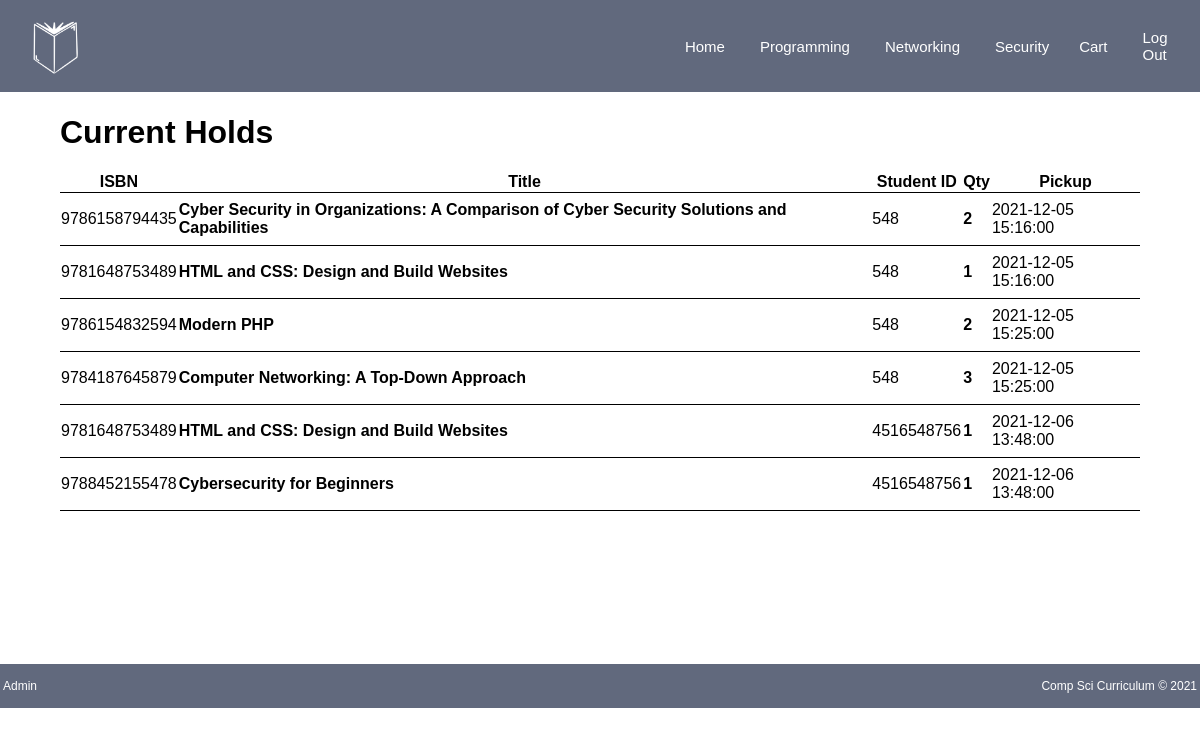
Screenshot of /?action=admin (signed in) with the database file from the repository.
### tables this page shows
CREATE TABLE `holds` (
  `isbn` varchar(13) NOT NULL,
  `title` varchar(100) NOT NULL,
  `stuID` varchar(10) NOT NULL,
  `quantity` int(11) NOT NULL,
  `pickup` datetime NOT NULL
);

### model/accessDB.php (called while the page is built, shortened)
<?php
function getSubjects() {
    global $db;
    $query = 'SELECT DISTINCT subject FROM books';
    $statement = $db->prepare($query);
    $statement->execute();
    $subjects = $statement->fetchAll();
    return $subjects;
}
function getHolds() {
    global $db;
    $query = 'SELECT * from holds';
    $statement = $db->prepare($query);
    $statement->execute();
    $holds = $statement->fetchAll();
    return $holds;
}
?>

### views/holds.php (the view, shortened to what this page needs)
<!DOCTYPE html>
<html lang="en">
<head>
	<link rel="stylesheet" href="./views/global.css">
    <link rel="stylesheet" href="./views/Cart.css">
    <link rel="stylesheet" href="./views/menu.css">
    <link rel="stylesheet" href="https://use.fontawesome.com/releases/v5.7.1/css/all.css"
</head>
<body>
<section id="nav">
    <div class="siteheader">
        <div class="siteheader__section">
            <div class="siteheader__item siteheaderlogo">
                <img src="./imgs/logo.png" style="width:10%">
            </div>
            <div class="siteheader__item siteheader__btn">
                        <a href="?action=menu"><?php echo 'Home'; ?></a>
            </div>
            <?php foreach ($subjects as $subject) : ?>
                <div class="siteheader__item siteheader__btn">
                    <a href="?action=<?php echo $subject['subject']; ?>"><?php echo $subject['subject']; ?></a>
                </div>
            <?php endforeach; ?>
        </div>
        <div class="siteheader__section">
            <div class="siteheader__item siteheader__btn"><a href="?action=cart">Cart</a></div>
            <?php if (!isset($_SESSION['validLogin'])) : ?>
                <a class="siteheader__item siteheader__btn" href="?action=uLogin">Log In</a>
            <?php elseif ($_SESSION['validLogin']) : ?>
                <a class="siteheader__item siteheader__btn" href="?action=uLogout">Log Out</a>
            <?php endif; ?>
        </div>
    </div>
</section>
<div class="container">
    <h1 class="h2">Current Holds</h1>
    <table>
        <thead>
            <tr>
                <th>ISBN</th>
                <th>Title</th>
                <th>Student ID</th>
                <th>Qty</th>
                <th>Pickup</th>
            </tr>
        </thead>
        <?php foreach ($holds as $hold) : ?>
            <tr>
                <td><p><?php echo $hold['isbn']; ?></p></td>
                <td><strong><?php echo $hold['title']; ?></strong></td>
                <td><?php echo $hold['stuID']; ?></td>
                <td><strong><?php echo $hold['quantity']; ?></strong></td>
                <td><?php echo $hold['pickup']; ?></td>
            </tr>
        <?php endforeach; ?>
    </table>
</div>
<footer>
    <p><a href="?action=admin" class="admin">Admin</a></p>
    <p><a href="http://www.omfgdogs.com/#">Comp Sci Curriculum</a> &copy; 2021</p>
</footer>
</body>
</html>

### views/global.css (style rules this page uses)
html,body { padding:0; margin:0; }
* { box-sizing: border-box; direction: ltr; font-family:sans-serif; }
.container { width:90%; margin:auto auto; min-height: 550px; }
.siteheader { padding: 10px; background-color: #61697d; display: flex; justify-content: space-between; }
.siteheader a { text-decoration: none; color: white; }
.siteheader__section { display: flex; align-items: center; }
.siteheader__item { padding: 5px 15px; font-size: 15px; }
.siteheader__item +.siteheader__item { margin-left: 5px; }
.siteheader__btn { cursor: pointer; color: #dadfeb; }
.siteheaderlogo { font-size: 20px; line-height: 0; color: #fff; }
footer { text-align: right; padding: 3px; background-color: #61697d; color: white; font-size: 12px; }
.admin { float: left; }

### views/Cart.css (style rules this page uses)
table { border-collapse: collapse; }
table tr { border-bottom:1px solid black; margin:25px 0; }

### views/menu.css (style rules this page uses)
a { text-decoration: none; color: white; }
.siteheader { padding: 10px; background-color: #61697d; display: flex; justify-content: space-between; }
.siteheader__section { display: flex; align-items: center; }
.siteheader__item { padding: 5px 15px; font-size: 15px; }
.siteheader__item +.siteheader__item { margin-left: 5px; }
.siteheader__btn { cursor: pointer; color: #dadfeb; }
.siteheaderlogo { font-size: 20px; line-height: 0; color: #fff; }

### rows the page displays
holds: isbn "9786158794435", title "Cyber Security in Organizations: A Comparison of Cyber Security Solutions and Capabilities", stuID "548", quantity "2", pickup "2021-12-05 15:16:00"
holds: isbn "9781648753489", title "HTML and CSS: Design and Build Websites", stuID "548", quantity "1", pickup "2021-12-05 15:16:00"
holds: isbn "9786154832594", title "Modern PHP", stuID "548", quantity "2", pickup "2021-12-05 15:25:00"
holds: isbn "9784187645879", title "Computer Networking: A Top-Down Approach", stuID "548", quantity "3", pickup "2021-12-05 15:25:00"
holds: isbn "9781648753489", title "HTML and CSS: Design and Build Websites", stuID "4516548756", quantity "1", pickup "2021-12-06 13:48:00"
holds: isbn "9788452155478", title "Cybersecurity for Beginners", stuID "4516548756", quantity "1", pickup "2021-12-06 13:48:00"

### other values shown
$subject['subject'] "Programming"
$subject['subject'] "Networking"
$subject['subject'] "Security"
